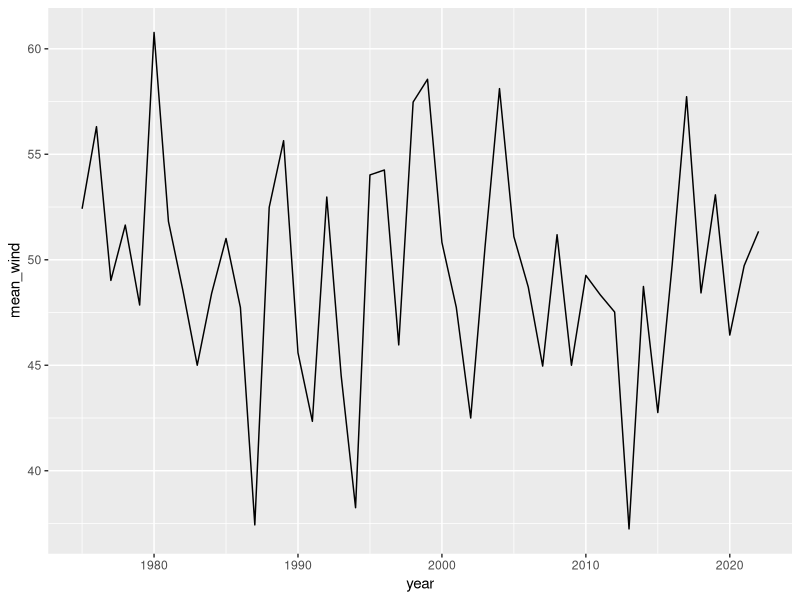
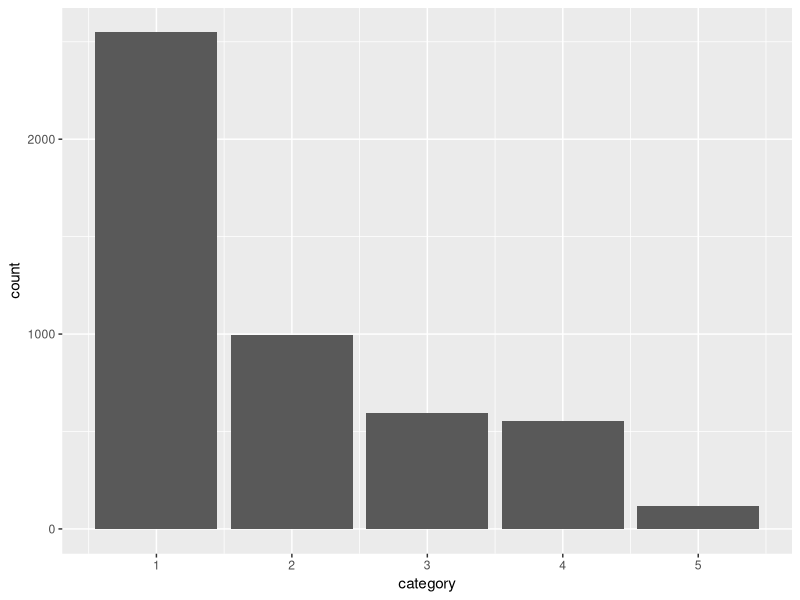

Write the R code that produced these figures, in order.
## ---- chunk 1
library(tidyverse)

storms <- storms

mean_wind <- storms |>
  group_by(year) |>
  summarize(mean_wind = mean(wind, na.rm = TRUE))

mean_wind |>
  ggplot() +
  geom_line(mapping = aes(x = year, y = mean_wind))

storms |>
  ggplot() +
  geom_bar(mapping = aes(x = category))
